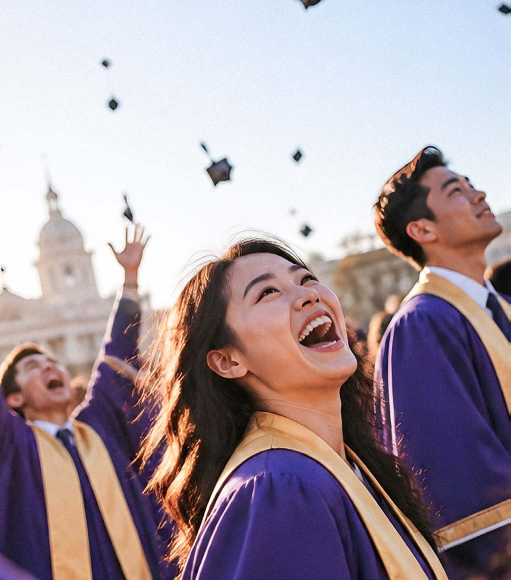
#> input picture assets/hero.jpg, 1021 x 1160 px (shown at 1/2 size)
$ python -i build.py   (imports and definitions only)
#> lines starting #> are read from the running program, lines starting #| are printed output that depends on the picture
#!/usr/bin/env python3
"""Builds the site served by GitHub Pages.

  src/index.html            -> index.html
  src/case-carvetrack.html  -> case/carvetrack.html
  src/case-template.html + cases/cases.json -> case/<slug>.html  (one page per case)
  + sitemap.xml, robots.txt, llms.txt

Sources carry no document skeleton (the landing source is also the claude.ai artifact).
Shared CSS, the embedded fonts and the SVG symbol defs are taken from src/index.html, so the
case template only holds what is specific to a case page.
"""
import json, os, re, sys, html, datetime
sys.path.insert(0, os.path.expanduser("~/Library/Python/3.9/lib/python/site-packages"))
# [1 line not run here, left out]
SITE = "https://01plus.github.io"
TODAY = datetime.date.today().isoformat()

# [4 lines not run here, left out]

# ---------- pieces shared from the landing source ----------
# [1 line that did not run here, left out]
# [1 line that did not run here, left out]
# [1 line that did not run here, left out]
# [1 line that did not run here, left out]
# [1 line that did not run here, left out]
# [1 line that did not run here, left out]

ICONS = {
 "product": '<path d="M12 2.5 3.5 7v10L12 21.5l8.5-4.5V7z"/><path d="M3.5 7 12 11.5 20.5 7M12 11.5v10"/>',
 "internship": '<path d="M9 3h6M10 3v6.5L4.5 20h15L14 9.5V3"/><path d="M7 15.5h10"/>',
 "competition": '<path d="M8 21h8M12 17v4M7 4h10v5a5 5 0 0 1-10 0z"/><path d="M7 6H4v2a3 3 0 0 0 3 3M17 6h3v2a3 3 0 0 1-3 3"/>',
 "paper": '<path d="M14 3H6v18h12V7z"/><path d="M14 3v4h4M9 12h6M9 16h6"/>',
 "patent": '<path d="M12 3 4.5 6v6c0 4.8 3.2 8 7.5 9 4.3-1 7.5-4.2 7.5-9V6z"/><path d="m9 12 2 2 4-4"/>',
 "launch": '<path d="M12 2.5c3 2.2 5 6.2 5 10.5l-5 4-5-4c0-4.3 2-8.3 5-10.5z"/><path d="M12 21.5V17M7 13l-3 2.5 3 1.5M17 13l3 2.5-3 1.5"/><circle cx="12" cy="10" r="1.6"/>',
 "brand": '<path d="M3 12V4h8l10 10-8 8z"/><circle cx="7.5" cy="8.5" r="1.5"/>',
 "impact": '<path d="M12 21s-8-5-8-11a4.5 4.5 0 0 1 8-2.8A4.5 4.5 0 0 1 20 10c0 6-8 11-8 11z"/>',
 "letter": '<path d="M3 6h18v12H3z"/><path d="m3 7 9 6 9-6"/>',
}
STEPS = [("internship","实习","INTERNSHIP"),("paper","论文","PAPER"),("competition","竞赛","COMPETITION"),("patent","专利","PATENT"),
         ("product","产品","PRODUCT"),("launch","发布","LAUNCH"),("brand","品牌","BRAND"),("impact","社会","IMPACT"),("letter","推荐","LETTER")]

# ---------- images: generated PNGs -> web JPGs ----------
# [8 lines left out: function jpg, not called in this run]

def og_image(src, dst):
    """1200x630 share image from a case hero."""
#> called with src = 'assets/hero.jpg', dst = 'out.png'
    if not os.path.exists(src): return False
    if os.path.exists(dst) and os.path.getmtime(dst) >= os.path.getmtime(src): return True
    from PIL import Image
    im = Image.open(src).convert("RGB"); w, h = im.size; th = round(w * 630 / 1200)
#> in og_image, im is the input picture: PIL image 1021x1160 RGB; mean R, G, B 167.3, 153.2, 160.9
#> after `w, h = im.size`: w = 1021; h = 1160
#> after `th = round(w * 630 / 1200)`: th = 536
    im = im.crop((0, (h - th) // 2, w, (h - th) // 2 + th)).resize((1200, 630), Image.LANCZOS)
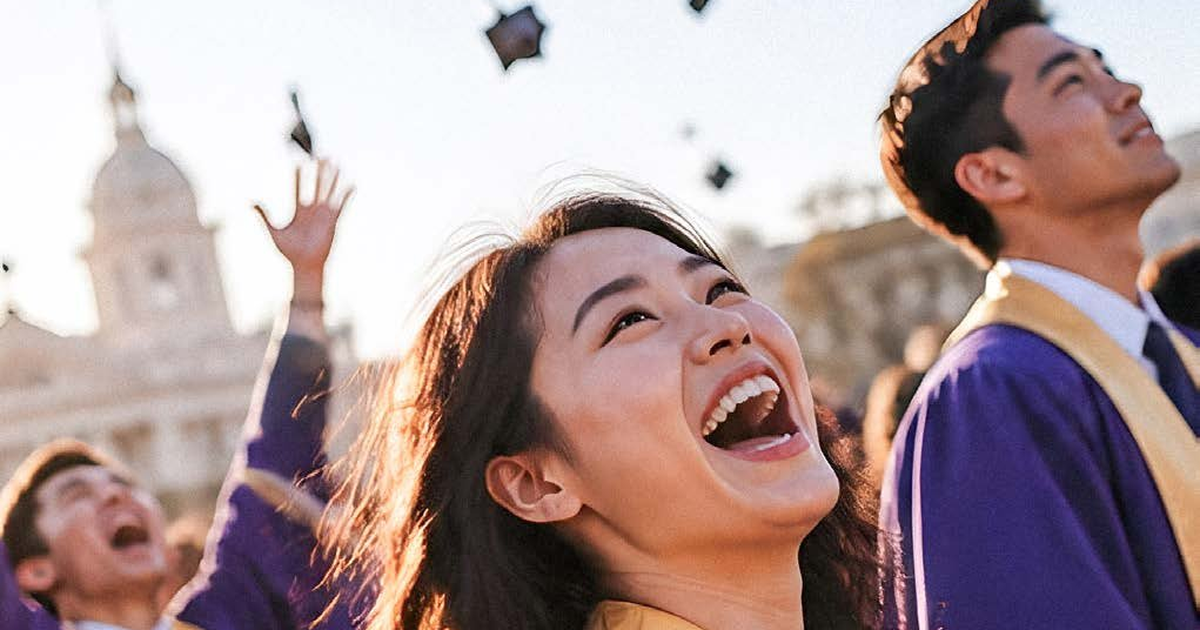
#> im: PIL image 1200x630 RGB; mean R, G, B 170.9, 149.5, 149.8
    im.save(dst, quality=82, optimize=True); return True

# ---------- fonts: inline in the sources (artifact), shared files on the built site ----------
FACES = [("DOUYU", 400, "douyu-400"), ("PuHui", 300, "puhui-300"), ("PuHui", 700, "puhui-700")]
# [4 lines left out: function font_ver, not called in this run]
def font_css(root):
    return "".join(f'@font-face{{font-family:"{fam}";font-weight:{wt};font-style:normal;font-display:swap;src:url({root}assets/fonts/{fn}.woff2?v={font_ver(fn)}) format("woff2")}}\n' for fam, wt, fn in FACES)
def externalize_fonts(body, root):
    return re.sub(r"/\*FONTS-START\*/.*?/\*FONTS-END\*/", lambda m: font_css(root), body, flags=re.S)
def font_preloads(root):
    return "".join(f'<link rel="preload" href="{root}assets/fonts/{fn}.woff2?v={font_ver(fn)}" as="font" type="font/woff2" crossorigin>\n' for _, _, fn in FACES)

# ---------- document skeleton with SEO head ----------
# [24 lines left out: function shell, not called in this run]

ORG = {"@context":"https://schema.org","@type":"EducationalOrganization","name":"01+ 名校背景提升","alternateName":"01plus",
       "url":SITE,"logo":SITE+"/assets/apple-touch-icon.png","description":"01+ 通过「一个项目 × 多元成果」培养模式，陪伴学员从一个真实项目出发，产出实习、论文、竞赛、专利、产品、发布、品牌、社会影响与推荐信等多元成果，申请世界名校。",
       "address":{"@type":"PostalAddress","streetAddress":"920 Roosevelt, Suite 200","addressLocality":"Irvine","addressRegion":"CA","addressCountry":"US"},
       "founder":{"@type":"Person","name":"孙宇","jobTitle":"创始人 · 计算机系终身教授"},"areaServed":["US","CN","CA"],"sameAs":["https://01plus.ai"]}

# ---------- landing ----------
# [1 line that did not run here, left out]
land_ld = [ORG, {"@context":"https://schema.org","@type":"WebSite","name":"01+ 名校背景提升","url":SITE,"inLanguage":"zh-CN"}]
# [16 lines not run here, left out]

# ---------- case pages ----------
def esc(s): return html.escape(s, quote=True)
def card(c, root):
    return (f'<a class="card" href="{root}case/{c["slug"]}.html"><div class="pic"><img src="{root}assets/cases/{c["slug"]}-hero-720.jpg" srcset="{root}assets/cases/{c["slug"]}-hero-720.jpg 720w, {root}assets/cases/{c["slug"]}-hero.jpg 1400w" sizes="(max-width:860px) 100vw, 33vw" alt="{esc(c["project"])}" loading="lazy" width="1400" height="933"></div>'
            f'<div class="t"><i>{esc(c["major"])}</i><h3>{esc(c["project"])}</h3><em style="--c:{c["color"]}">{esc(c["school"])}</em></div></a>')

# [39 lines not run here, left out]

# ---------- 404 ----------
nf = ('<nav class="nav wrap" id="nav"><div class="in"><a class="brand" href="/" aria-label="01+"><svg viewBox="0 0 425.2 425.2"><use href="#mark"/></svg><svg viewBox="0 0 505 312" fill="currentColor"><use href="#word"/></svg></a><a class="btn" href="/#contact">预约咨询</a></div></nav>'
      '<section class="wrap" style="min-height:100svh;display:grid;place-items:center;text-align:center;padding-block:6rem"><div class="in"><div class="eyebrow">404</div>'
      '<h1 style="font-size:clamp(2rem,6vw,4.5rem);margin:.6rem 0 1rem">这一页还没有从 0 走到 1</h1><p style="color:var(--fg-2);margin:0 0 1.8rem">你要找的页面不存在，或者已经移动。</p>'
      '<a class="btn p" href="/">回到首页<span class="ar"></span></a></div></section>')
# [2 lines not run here, left out]

# ---------- sitemap, robots, llms.txt ----------
# [1 line that did not run here, left out]
# [8 lines not run here, left out]

>>> result = og_image('assets/hero.jpg', 'out.png')
